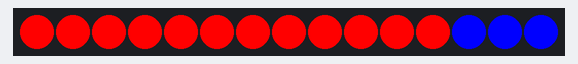
The sketch below on a simulated Arduino Uno, built with avr-gcc and run on an emulated ATmega328P. On the bench: 15 RGB LEDs in strip order, left to right. Dim RGB values are drawn brighter than linear.

Above: at 1.96 s.
At 3.92 s:
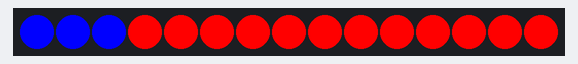
At 7.61 s:
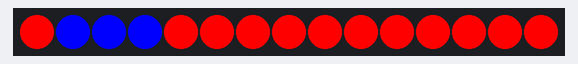
At 19.9 s:
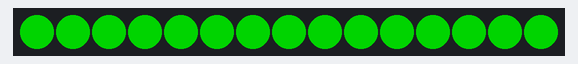
At 28.79 s:
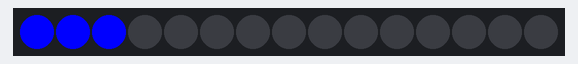
At 38.29 s:
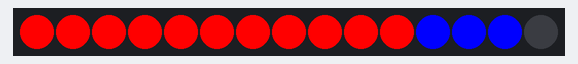

The sketch:

blueonred_blinks2024.ino
```cpp
#include <FastLED.h>
#include <elapsedMillis.h>

#define LED_PIN 11
#define NUM_LEDS 15

CRGB leds[NUM_LEDS];

elapsedMillis elapsedTime; // Declare elapsedTime as a static variable

void setup() {
  FastLED.addLeds<WS2812B, LED_PIN, GRB>(leds, NUM_LEDS);
}

void ledStrip(int speed, int runTime) {
  unsigned long startTime = millis();
  unsigned long currentTime;

  while (millis() - startTime < runTime) {
    // Move the group of 3 blue LEDs from left to right
    for (int i = 0; i <= NUM_LEDS - 3; ++i) {
      fill_solid(leds + i, 3, CRGB::Blue); // Set a group of 3 LEDs to blue
      fill_solid(leds, i, CRGB::Red); // Set the background to red
      FastLED.show();
      delay(speed);
      fill_solid(leds + i, 3, CRGB::Red); // Set the same group back to red
    }

    // Move the group of 3 blue LEDs from right to left
    for (int i = NUM_LEDS - 3; i >= 0; --i) {
      fill_solid(leds + i, 3, CRGB::Blue); // Set a group of 3 LEDs to blue
      fill_solid(leds, i, CRGB::Red); // Set the background to red
      FastLED.show();
      delay(speed);
      fill_solid(leds + i, 3, CRGB::Red); // Set the same group back to red
    }

    // Check if runtime exceeded
    currentTime = millis(); // Update currentTime
    if (currentTime - startTime >= runTime) {
      break;
    }
  }

  // Turn off LEDs after the runTime
  fill_solid(leds, NUM_LEDS, CRGB::Black); // Set all LEDs to black (off)
  FastLED.show();
}

void blinkLEDs() {
  const int blinkDuration = 20000;  // 20 seconds
  const int blinkInterval = 500;   // 500 milliseconds (0.5 seconds)

  while (elapsedTime < blinkDuration) {
    // Turn on all LEDs to green
    fill_solid(leds, NUM_LEDS, CRGB::Green);
    FastLED.show();
    delay(blinkInterval);

    // Turn off all LEDs
    fill_solid(leds, NUM_LEDS, CRGB::Black);
    FastLED.show();
    delay(blinkInterval);
  }

  // Turn off LEDs after the specified duration
  fill_solid(leds, NUM_LEDS, CRGB::Black);
  FastLED.show();
}

/*void ledStripWithBlink(int speed, int runTime) {
  elapsedMillis elapsedTime;
  unsigned long startTime = millis();
  unsigned long currentTime;

  const int blinkDuration = 20000;  // 20 seconds
  const int blinkInterval = 500;   // 500 milliseconds (0.5 seconds)

  while (millis() - startTime < runTime) {
    // Move the group of 3 blue LEDs from left to right
    for (int i = 0; i <= NUM_LEDS - 3; ++i) {
      fill_solid(leds + i, 3, CRGB::Blue); // Set a group of 3 LEDs to blue
      fill_solid(leds, i, CRGB::Red); // Set the background to red
      FastLED.show();
      delay(speed);
      fill_solid(leds + i, 3, CRGB::Red); // Set the same group back to red
    }

    // Move the group of 3 blue LEDs from right to left
    for (int i = NUM_LEDS - 3; i >= 0; --i) {
      fill_solid(leds + i, 3, CRGB::Blue); // Set a group of 3 LEDs to blue
      fill_solid(leds, i, CRGB::Red); // Set the background to red
      FastLED.show();
      delay(speed);
      fill_solid(leds + i, 3, CRGB::Red); // Set the same group back to red
    }

    // Check if runtime exceeded
    currentTime = millis(); // Update currentTime
    if (currentTime - startTime >= runTime) {
      break;
    }
  }

  // Turn off LEDs after the runTime
  fill_solid(leds, NUM_LEDS, CRGB::Black); // Set all LEDs to black (off)
  FastLED.show();

  startTime = millis(); // Reset the start time for blinking

  while (elapsedTime < blinkDuration) {
    // Turn on all LEDs to green
    fill_solid(leds, NUM_LEDS, CRGB::Green);
    FastLED.show();
    delay(blinkInterval);

    // Turn off all LEDs
    fill_solid(leds, NUM_LEDS, CRGB::Black);
    FastLED.show();
    delay(blinkInterval);
  }

  // Turn off LEDs after the specified duration
  fill_solid(leds, NUM_LEDS, CRGB::Black);
  FastLED.show();
}
*/

void loop() {
  ledStrip(150, 5000);
  blinkLEDs();
}
```

Measured:
- what the display in image 3 shows lasts 0.5 s, from 19.9 s to 20.4 s
